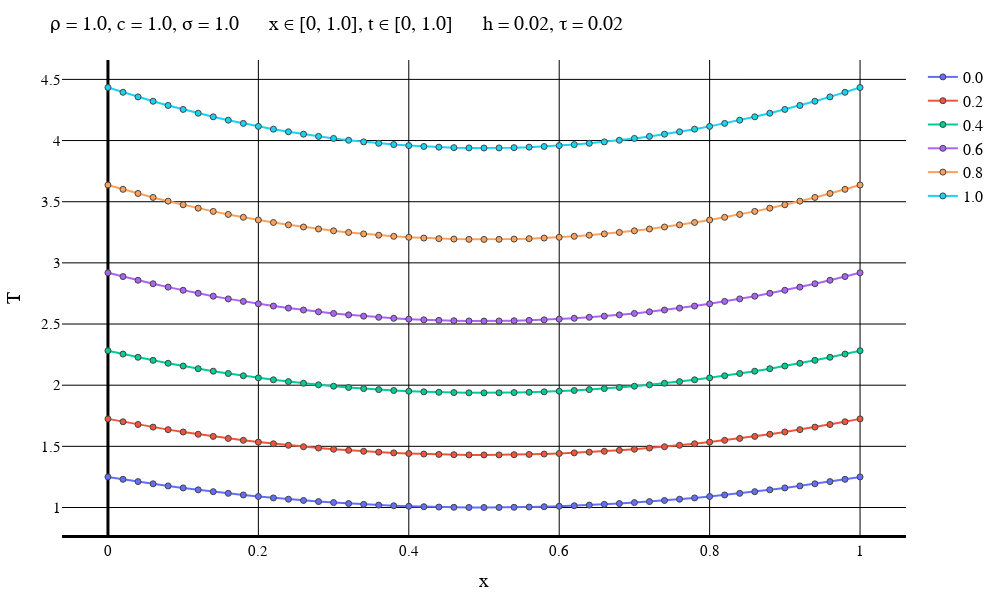

The notebook cell this image was saved under:
### Code cell
typeOfScheme = "Backward"

solutionFile = "D:\\Calc_Methods_2\\Lab2\\LinearHeatEq\\SecondConds\\$typeOfScheme\\solution$numOfEq.txt"
dataFile = "D:\\Calc_Methods_2\\Lab2\\LinearHeatEq\\SecondConds\\$typeOfScheme\\data$numOfEq.txt"
intervalFile = "D:\\Calc_Methods_2\\Lab2\\LinearHeatEq\\SecondConds\\$typeOfScheme\\interval$numOfEq.txt"

solutionMatrix = readdlm(solutionFile)
dataVec = readdlm(dataFile)
intervalVec = readdlm(intervalFile);

L = dataVec[3]
timeEnd = dataVec[4]
numOfXIntervals = Int(intervalVec[1])
numOfTIntervals = Int(intervalVec[2])
h = L / numOfXIntervals
τ = timeEnd / numOfTIntervals
if default == true
    plotStep = trunc(Int, timeEnd / (defaultStepParam * τ))
    numOfPlots = numOfTIntervals + 1    
else
    plotStep = firstSteps
    numOfPlots = firstPlots
end
println("Шаг графика: $plotStep")
println("Время последнего графика: $((numOfPlots - 1)*τ)")
makePlot(numOfPlots, plotStep, solutionMatrix, dataVec, intervalVec)

### Figure 1 — Plotly figure (JSON) as saved in the notebook; plotly's stock layout.template omitted (floating-point values rounded to 4 significant figures)
{"data": [{"line": {"width": 2}, "marker": {"line": {"width": 1}, "showline": true}, "mode": "lines+markers", "name": "0.0", "type": "scatter", "x": [0, 0.02, 0.04, 0.06, 0.08, 0.1, 0.12, 0.14, 0.16, 0.18, 0.2, 0.22, 0.24, 0.26, 0.28, 0.3, 0.32, 0.34, 0.36, 0.38, 0.4, 0.42, 0.44, 0.46, 0.48, 0.5, 0.52, 0.54, 0.56, 0.58, 0.6, 0.62, 0.64, 0.66, 0.68, 0.7, 0.72, 0.74, 0.76, 0.78, 0.8, 0.82, 0.84, 0.86, 0.88, 0.9, 0.92, 0.94, 0.96, 0.98, 1], "y": [1.25, 1.23, 1.212, 1.194, 1.176, 1.16, 1.144, 1.13, 1.116, 1.102, 1.09, 1.078, 1.068, 1.058, 1.048, 1.04, 1.032, 1.026, 1.02, 1.014, 1.01, 1.006, 1.004, 1.002, 1.0, 1, 1.0, 1.002, 1.004, 1.006, 1.01, 1.014, 1.02, 1.026, 1.032, 1.04, 1.048, 1.058, 1.068, 1.078, 1.09, 1.102, 1.116, 1.13, 1.144, 1.16, 1.176, 1.194, 1.212, 1.23, 1.25]}, {"line": {"width": 2}, "marker": {"line": {"width": 1}, "showline": true}, "mode": "lines+markers", "name": "0.2", "type": "scatter", "x": [0, 0.02, 0.04, 0.06, 0.08, 0.1, 0.12, 0.14, 0.16, 0.18, 0.2, 0.22, 0.24, 0.26, 0.28, 0.3, 0.32, 0.34, 0.36, 0.38, 0.4, 0.42, 0.44, 0.46, 0.48, 0.5, 0.52, 0.54, 0.56, 0.58, 0.6, 0.62, 0.64, 0.66, 0.68, 0.7, 0.72, 0.74, 0.76, 0.78, 0.8, 0.82, 0.84, 0.86, 0.88, 0.9, 0.92, 0.94, 0.96, 0.98, 1], "y": [1.725, 1.701, 1.679, 1.657, 1.637, 1.617, 1.599, 1.581, 1.565, 1.549, 1.535, 1.521, 1.508, 1.497, 1.486, 1.476, 1.467, 1.459, 1.452, 1.446, 1.441, 1.437, 1.434, 1.432, 1.43, 1.43, 1.43, 1.432, 1.434, 1.437, 1.441, 1.446, 1.452, 1.459, 1.467, 1.476, 1.486, 1.497, 1.508, 1.521, 1.535, 1.549, 1.565, 1.581, 1.599, 1.617, 1.637, 1.657, 1.679, 1.701, 1.725]}, {"line": {"width": 2}, "marker": {"line": {"width": 1}, "showline": true}, "mode": "lines+markers", "name": "0.4", "type": "scatter", "x": [0, 0.02, 0.04, 0.06, 0.08, 0.1, 0.12, 0.14, 0.16, 0.18, 0.2, 0.22, 0.24, 0.26, 0.28, 0.3, 0.32, 0.34, 0.36, 0.38, 0.4, 0.42, 0.44, 0.46, 0.48, 0.5, 0.52, 0.54, 0.56, 0.58, 0.6, 0.62, 0.64, 0.66, 0.68, 0.7, 0.72, 0.74, 0.76, 0.78, 0.8, 0.82, 0.84, 0.86, 0.88, 0.9, 0.92, 0.94, 0.96, 0.98, 1], "y": [2.282, 2.254, 2.228, 2.203, 2.179, 2.157, 2.135, 2.115, 2.095, 2.077, 2.06, 2.044, 2.029, 2.016, 2.003, 1.992, 1.981, 1.972, 1.964, 1.957, 1.951, 1.946, 1.942, 1.939, 1.938, 1.937, 1.938, 1.939, 1.942, 1.946, 1.951, 1.957, 1.964, 1.972, 1.981, 1.992, 2.003, 2.016, 2.029, 2.044, 2.06, 2.077, 2.095, 2.115, 2.135, 2.157, 2.179, 2.203, 2.228, 2.254, 2.282]}, {"line": {"width": 2}, "marker": {"line": {"width": 1}, "showline": true}, "mode": "lines+markers", "name": "0.6", "type": "scatter", "x": [0, 0.02, 0.04, 0.06, 0.08, 0.1, 0.12, 0.14, 0.16, 0.18, 0.2, 0.22, 0.24, 0.26, 0.28, 0.3, 0.32, 0.34, 0.36, 0.38, 0.4, 0.42, 0.44, 0.46, 0.48, 0.5, 0.52, 0.54, 0.56, 0.58, 0.6, 0.62, 0.64, 0.66, 0.68, 0.7, 0.72, 0.74, 0.76, 0.78, 0.8, 0.82, 0.84, 0.86, 0.88, 0.9, 0.92, 0.94, 0.96, 0.98, 1], "y": [2.919, 2.888, 2.858, 2.829, 2.802, 2.776, 2.751, 2.728, 2.706, 2.685, 2.665, 2.647, 2.63, 2.614, 2.6, 2.587, 2.575, 2.564, 2.555, 2.547, 2.54, 2.534, 2.53, 2.527, 2.525, 2.524, 2.525, 2.527, 2.53, 2.534, 2.54, 2.547, 2.555, 2.564, 2.575, 2.587, 2.6, 2.614, 2.63, 2.647, 2.665, 2.685, 2.706, 2.728, 2.751, 2.776, 2.802, 2.829, 2.858, 2.888, 2.919]}, {"line": {"width": 2}, "marker": {"line": {"width": 1}, "showline": true}, "mode": "lines+markers", "name": "0.8", "type": "scatter", "x": [0, 0.02, 0.04, 0.06, 0.08, 0.1, 0.12, 0.14, 0.16, 0.18, 0.2, 0.22, 0.24, 0.26, 0.28, 0.3, 0.32, 0.34, 0.36, 0.38, 0.4, 0.42, 0.44, 0.46, 0.48, 0.5, 0.52, 0.54, 0.56, 0.58, 0.6, 0.62, 0.64, 0.66, 0.68, 0.7, 0.72, 0.74, 0.76, 0.78, 0.8, 0.82, 0.84, 0.86, 0.88, 0.9, 0.92, 0.94, 0.96, 0.98, 1], "y": [3.636, 3.601, 3.567, 3.535, 3.504, 3.475, 3.447, 3.421, 3.396, 3.373, 3.351, 3.33, 3.311, 3.293, 3.277, 3.262, 3.249, 3.237, 3.226, 3.217, 3.209, 3.203, 3.198, 3.195, 3.192, 3.192, 3.192, 3.195, 3.198, 3.203, 3.209, 3.217, 3.226, 3.237, 3.249, 3.262, 3.277, 3.293, 3.311, 3.33, 3.351, 3.373, 3.396, 3.421, 3.447, 3.475, 3.504, 3.535, 3.567, 3.601, 3.636]}, {"line": {"width": 2}, "marker": {"line": {"width": 1}, "showline": true}, "mode": "lines+markers", "name": "1.0", "type": "scatter", "x": [0, 0.02, 0.04, 0.06, 0.08, 0.1, 0.12, 0.14, 0.16, 0.18, 0.2, 0.22, 0.24, 0.26, 0.28, 0.3, 0.32, 0.34, 0.36, 0.38, 0.4, 0.42, 0.44, 0.46, 0.48, 0.5, 0.52, 0.54, 0.56, 0.58, 0.6, 0.62, 0.64, 0.66, 0.68, 0.7, 0.72, 0.74, 0.76, 0.78, 0.8, 0.82, 0.84, 0.86, 0.88, 0.9, 0.92, 0.94, 0.96, 0.98, 1], "y": [4.434, 4.395, 4.357, 4.321, 4.287, 4.254, 4.224, 4.194, 4.167, 4.14, 4.116, 4.093, 4.072, 4.052, 4.034, 4.018, 4.003, 3.989, 3.977, 3.967, 3.959, 3.952, 3.946, 3.942, 3.94, 3.939, 3.94, 3.942, 3.946, 3.952, 3.959, 3.967, 3.977, 3.989, 4.003, 4.018, 4.034, 4.052, 4.072, 4.093, 4.116, 4.14, 4.167, 4.194, 4.224, 4.254, 4.287, 4.321, 4.357, 4.395, 4.434]}], "layout": {"coloraxis": {"outlinecolor": "black"}, "font": {"color": "black", "family": "Time New Roman"}, "height": 600, "legend": {"font": {"size": 16}}, "margin": {"b": 50, "l": 50, "r": 50, "t": 60}, "paper_bgcolor": "white", "plot_bgcolor": "white", "title": {"autosize": false, "font": {"color": "black", "family": "Times New Roman", "size": 20}, "paper_bgcolor": "red", "text": "ρ = 1.0, c = 1.0, σ = 1.0      x ∈ [0, 1.0], t ∈ [0, 1.0]      h = 0.02, τ = 0.02"}, "width": 1000, "xaxis": {"color": "black", "gridcolor": "black", "gridwidth": 1, "linecolor": "black", "linewidth": 3, "tickfont": {"size": 15}, "title": {"font": {"color": "black", "family": "Times New Roman", "size": 20}, "text": "x"}, "zerolinecolor": "black", "zerolinewidth": 3}, "yaxis": {"exponentformat": "power", "gridcolor": "black", "gridwidth": 1, "tickfont": {"size": 15}, "title": {"font": {"color": "black", "family": "Times New Roman", "size": 20}, "text": "T"}, "zerolinecolor": "black"}}}
